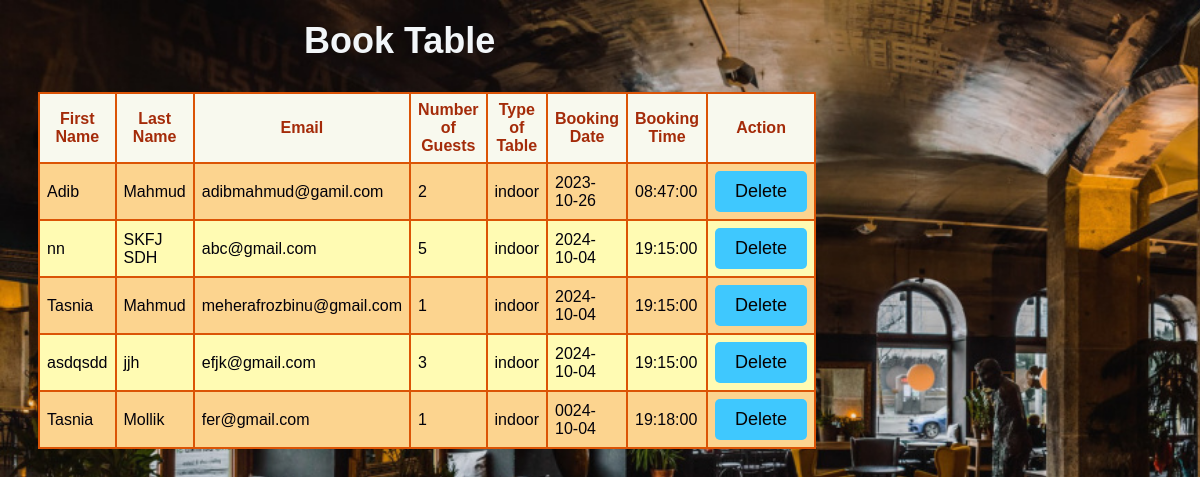
Screenshot of /show_reservations.php with the database file from the repository.
### tables this page shows
CREATE TABLE `reservation` (
  `First_Name` varchar(20) DEFAULT NULL,
  `Last_Name` varchar(20) DEFAULT NULL,
  `Email` varchar(30) DEFAULT NULL,
  `Number_Of_Guest` int(4) DEFAULT NULL,
  `Type_of_Table` varchar(20) DEFAULT NULL,
  `Booking_Date` date DEFAULT NULL,
  `Booking_Time` time DEFAULT NULL
);

### show_reservations.php (the view, shortened to what this page needs)
<!DOCTYPE html>
<html>
<head>
    <link rel="stylesheet" type="text/css" href="./css/show_reservation.css">
</head>
<body>
    <?php
       require_once('db_connection.php');
        $sql = "SELECT First_Name, Last_Name, Email, Number_of_Guest, Type_of_Table, Booking_Date, Booking_Time FROM reservation";
        $result = mysqli_query($conn, $sql);
        if (mysqli_num_rows($result) > 0) {
            echo "<h1>Book Table</h1>";
            echo "<table>";
            echo "<tr><th>First Name</th><th>Last Name</th><th>Email</th><th>Number of Guests</th><th>Type of Table</th><th>Booking Date</th><th>Booking Time</th><th>Action</th></tr>";
            while ($row = mysqli_fetch_assoc($result)) {
                echo "<tr><td>" . $row["First_Name"] . "</td><td>" . $row["Last_Name"] . "</td><td>" . $row["Email"] . "</td><td>" . $row["Number_of_Guest"] . "</td><td>" . $row["Type_of_Table"] . "</td><td>" . $row["Booking_Date"] . "</td><td>" . $row["Booking_Time"] . "</td><td><form method='post' action=''><input type='hidden' name='email' value='" . $row["Email"] . "'><input type='submit' name='delete' value='Delete'></form></td></tr>";
            }
            echo "</table>";
        } else {
            echo "No reservations found.";
        }
    ?>
</body>
</html>

### css/show_reservation.css (style rules this page uses)
body { font-family: Arial, sans-serif; color:rgb(2, 1, 10); margin: 5; padding: 5; height: 100vh; background-image: url('../img/pic338.jpg '); background-size: cover; background-repeat: no-repeat }
h1 { font-size: 36px; margin-left: 25%; margin-top: 20px; color: rgb(242, 246, 249); }
table { margin: 30px; border-collapse: collapse; width: 10%; }
table, th, td { border: 2px solid rgb(219, 84, 6); }
th, td { padding: 7px; text-align: lef }
th { background-color: #f8f9f5e9; color: rgb(164, 43, 9); }
tr:nth-child(even) { background-color: #fcd48f; }
tr:nth-child(odd) { background-color: hsl(57, 100%, 85%); }
input[type="submit"] { padding: 10px 20px; font-size: 18px; background-color: #3fc8fe; color: rgb(6, 3, 3); border-radius: 5px; border: none; cursor: pointer; }

### rows the page displays
reservation: First_Name "Adib", Last_Name "Mahmud", Email "adibmahmud@gamil.com", Number_Of_Guest "2", Type_of_Table "indoor", Booking_Date "2023-10-26", Booking_Time "08:47:00"
reservation: First_Name "nn", Last_Name "SKFJ SDH", Email "abc@gmail.com", Number_Of_Guest "5", Type_of_Table "indoor", Booking_Date "2024-10-04", Booking_Time "19:15:00"
reservation: First_Name "Tasnia", Last_Name "Mahmud", Email "meherafrozbinu@gmail.com", Number_Of_Guest "1", Type_of_Table "indoor", Booking_Date "2024-10-04", Booking_Time "19:15:00"
reservation: First_Name "asdqsdd", Last_Name "jjh", Email "efjk@gmail.com", Number_Of_Guest "3", Type_of_Table "indoor", Booking_Date "2024-10-04", Booking_Time "19:15:00"
reservation: First_Name "Tasnia", Last_Name "Mollik", Email "fer@gmail.com", Number_Of_Guest "1", Type_of_Table "indoor", Booking_Date "0024-10-04", Booking_Time "19:18:00"
